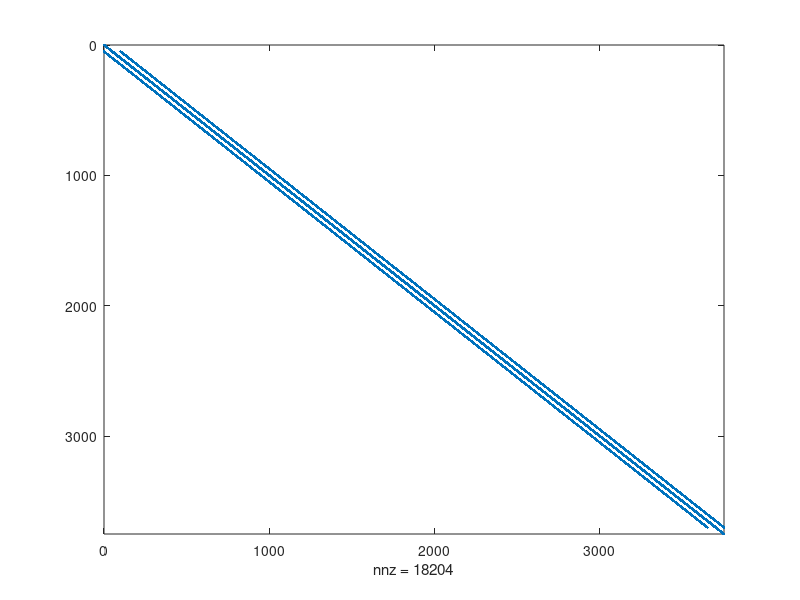
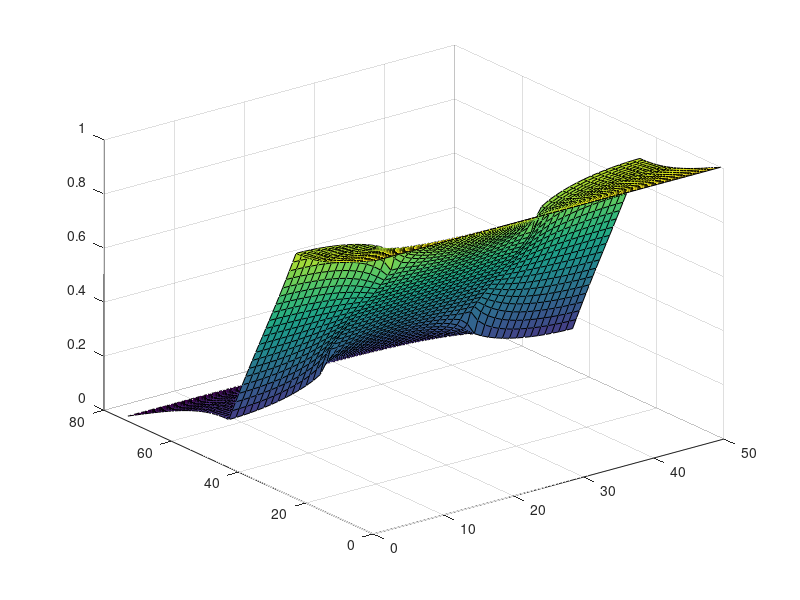
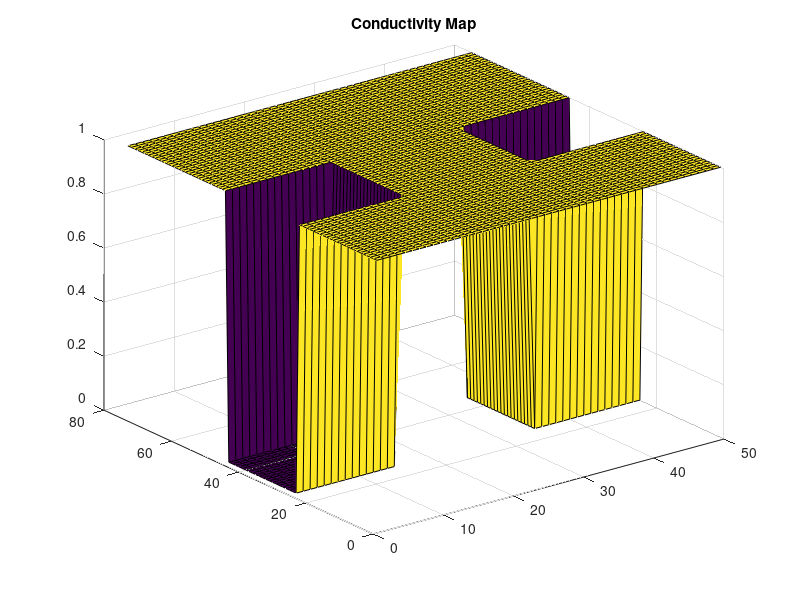
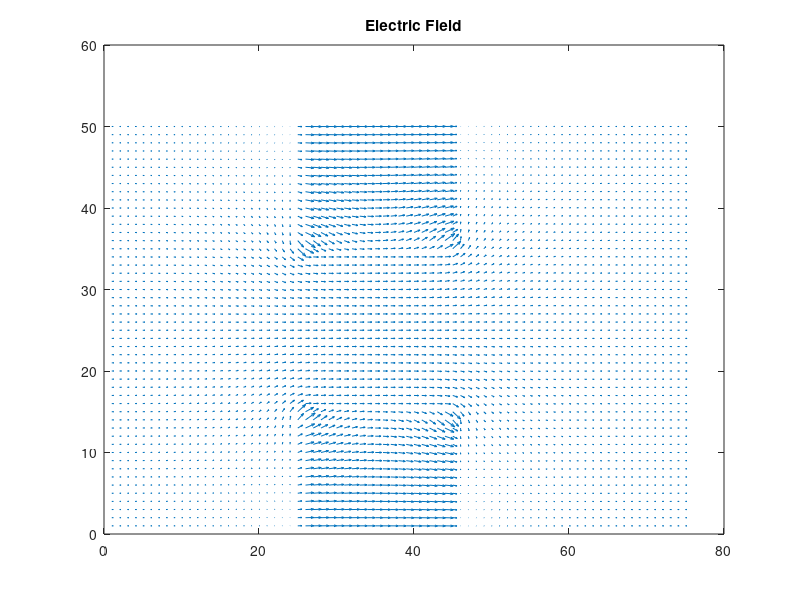

Write the MATLAB code that produced these figures, in order.
clc; close all; clear all;

%Simulation to test different parameter, Turn the common for loop into a
%function to be able to change the parameters for the report by calling the
%function. 

nx = 75; % # of colums
ny = 50; % # of rows
G = sparse(nx*ny,ny*nx);
F = zeros(nx*ny,1);

% Add bottleneck 
boxCond = 0.001;
Carea = ones(nx,ny); %set conduction area to 1
%Box dimensions 
xBox = 25; 
yBox = 15; 
x0 = 1;
x1 = 0;
% In area, place boxes with new conduction
Carea(nx/2 - xBox/2:nx/2 + yBox/2,1:yBox) = boxCond; %Bottom Box 
Carea(nx/2 - xBox/2:nx/2 + yBox/2,ny-yBox:ny) = boxCond; %Top Box


for i = 1:nx
    for j = 1:ny
        n = j + (i-1) * ny;     % middle
        nxm = j + (i-2) * ny;   % right
        nxp = j + i * ny;       % left
        nym = j-1 + (i-1) * ny; % top
        nyp = j+1 + (i-1) * ny; % down
        if i == 1 %Left Boundary V=Vo
            G(n,n) = 1;
            F(n,1) = x0;
        elseif i == nx %Right Boundary V=Vo
            G(n,n) = 1;
            F(n,1) = x1;
        elseif j == 1 %Bottom Boundary (Free)
            bxm = (Carea(i,j) + Carea(i-1,j)) / 2;
            bxp = (Carea(i,j) + Carea(i+1,j)) / 2;
            byp = (Carea(i,j) + Carea(i,j+1)) / 2;

            G(n,n) = -(bxm + bxp + byp);
            G(n,nxm) = bxm;
            G(n,nxp) = bxp;
            G(n,nyp) = byp;
        elseif j == ny %Top Boundary (Free)
            bxm = (Carea(i,j) + Carea(i-1,j)) / 2;
            bxp = (Carea(i,j) + Carea(i+1,j)) / 2;
            bym = (Carea(i,j) + Carea(i,j-1)) / 2;

            G(n,n) = -(bxm + bxp + bym);
            G(n,nxm) = bxm;
            G(n,nxp) = bxp;
            G(n,nym) = bym;
        else %Middle
            bxm = (Carea(i,j) + Carea(i-1,j)) / 2;
            bxp = (Carea(i,j) + Carea(i+1,j)) / 2;
            byp = (Carea(i,j) + Carea(i,j+1)) / 2;
            bym = (Carea(i,j) + Carea(i,j-1)) / 2;
            
            G(n,n) = -(bxm + bxp + bym + byp);
            G(n,nxm) = bxm;
            G(n,nxp) = bxp;
            G(n,nym) = bym;
            G(n,nyp) = byp;
        end
    end
end

figure('name', 'G Matrix')
spy(G);

V = G\F;
Vmap = reshape(V, [ny, nx]); % Reshaping Vector to a matrix
figure('name', 'Voltage Solution')
surf(Vmap');

% Conductivity Map
figure('name', 'Conductivity Map');
surf(Carea), title('Conductivity Map');

% Electric Field
[Ex,Ey] = gradient(-Vmap);
figure('name', 'Electric Field');
quiver(Ex,Ey,1.1), title('Electric Field');

% Current Flow
Jx = Carea'.* Ex;
Jy = Carea'.* Ey;
figure('name', 'Current Flow');
quiver(Jx,Jy,1.1), title('Current Flow');


